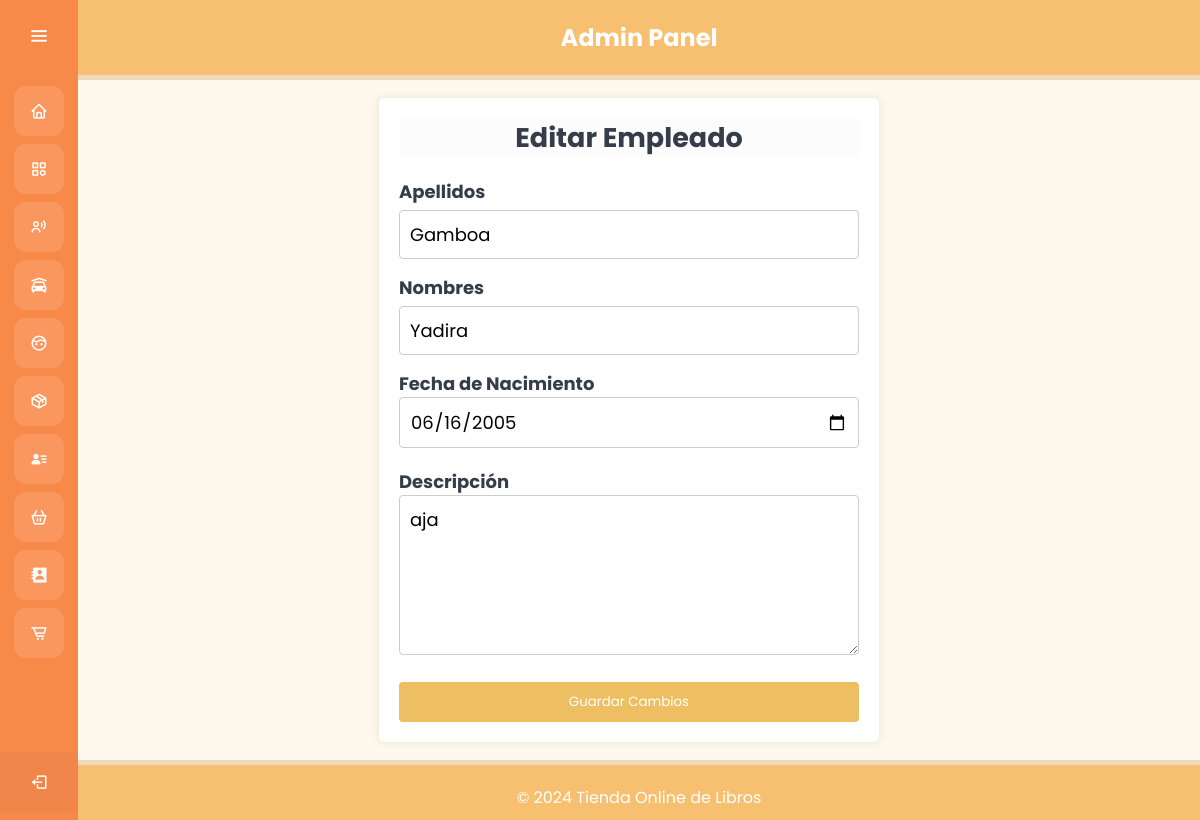
/admin/controllers/EmpleadosController.php?opcion=editar&id=1, run on the app's committed database.
### tables this page shows
CREATE TABLE `empleados` (
  `ID_Empleado` int(11) NOT NULL,
  `Apellidos` varchar(255) NOT NULL,
  `Nombres` varchar(255) NOT NULL,
  `Fecha_de_nacimiento` date NOT NULL,
  `Foto` blob DEFAULT NULL,
  `Descripción` text DEFAULT NULL
);

### admin/models/db.php (called while the page is built, shortened)
<?php
class Conexion {
    private $servername = "localhost";
    private $username = "root";
    private $password = "";
    private $dbname = "negociosdb";
    public function getConexion() {
        $conn = new mysqli($this->servername, $this->username, $this->password, $this->dbname);
        return $conn;
    }
}
?>

### admin/models/Empleado.php (called while the page is built, shortened)
<?php
include 'db.php';
class Empleado {
    private $conn;
    public function __construct() {
        $db = new Conexion();
        $this->conn = $db->getConexion();
    }
    public function obtenerPorId($id) {
        $sql = "SELECT * FROM Empleados WHERE ID_Empleado = ?";
        $stmt = $this->conn->prepare($sql);
        $stmt->bind_param('i', $id);
        $stmt->execute();
        $result = $stmt->get_result();
        return $result->fetch_assoc();
    }
}
?>

### admin/views/empleados/edit.php (the view, shortened to what this page needs)
<?php include '../views/templates/header.php'; ?>
<div class="text">
    <div class="container">
        <h1>Editar Empleado</h1>
        <form action="EmpleadosController.php?opcion=actualizar" method="POST">
            <label for="apellidos">Apellidos</label>
            <input type="text" id="apellidos" name="apellidos" value="<?php echo $empleado['Apellidos']; ?>" required>
            <label for="nombres">Nombres</label>
            <input type="text" id="nombres" name="nombres" value="<?php echo $empleado['Nombres']; ?>" required>
            <label for="fecha_nacimiento">Fecha de Nacimiento</label>
            <input type="date" id="fecha_nacimiento" name="fecha_nacimiento" value="<?php echo $empleado['Fecha_de_nacimiento']; ?>" required>
            <label for="descripcion">Descripción</label>
            <textarea id="descripcion" name="descripcion" required><?php echo $empleado['Descripción']; ?></textarea>
            <button type="submit">Guardar Cambios</button>
        </form>
    </div>
</div>
<?php include '../views/templates/footer.php'; ?>

### admin/views/assets/css/table.css (style rules this page uses)
* { margin: 0; padding: 0; box-sizing: border-box; font-family: "Poppins", sans-serif; }
body, html { height: 100%; margin: 0; }
.home-section .text { display: inline-block; color: #353D4B; font-size: 18px; font-weight: 500; margin: 18px; width: 95%; }
.container { background-color: #fff; padding: 20px; border-radius: 5px; box-shadow: 0 0 10px rgba(0,0,0,0.1); max-width: 500px; margin: 0 auto; }
.container h1 { text-align: center; margin-bottom: 20px; }
.container label { font-weight: bold; }
.container input[type="text"], input[type="number"] { width: 100%; padding: 10px; margin-top: 5px; margin-bottom: 15px; border: 1px solid #ccc; border-radius: 4px; box-sizing: border-box; font-size: 18px; }
.container button { background-color: #EDBF62; color: #fff; padding: 10px 20px; border: none; border-radius: 4px; cursor: pointer; width: 100%; }
.container textarea { height: 20vh; }
.container input[type="date"], select, textarea { width: 100%; padding: 10px; border: 1px solid #ccc; border-radius: 4px; box-sizing: border-box; font-size: 16px; margin-bottom: 20px; font-size: 18px; }
.text h1 { text-align: center; margin-bottom: 20px; background-color: #FCFCFC; }

### data on the page
empleados: apellidos "Gamboa", nombres "Yadira", fecha_nacimiento "06/16/2005", descripcion "aja"
